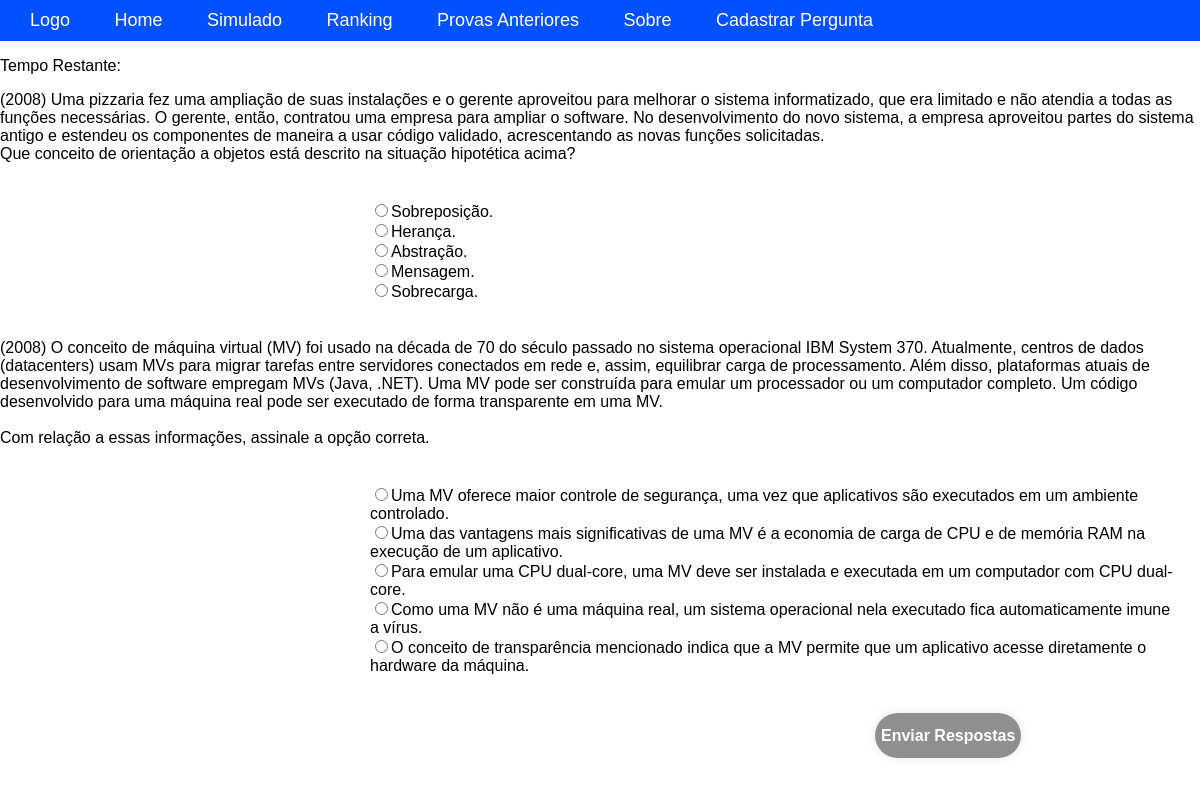
Screenshot of /simulado.php with the database file from the repository.
### tables this page shows
CREATE TABLE `pergunta` (
  `id` int(11) NOT NULL,
  `enunciado` text DEFAULT NULL,
  `materia` varchar(4) DEFAULT NULL,
  `conteudo` int(11) DEFAULT NULL,
  `ano` int(11) DEFAULT NULL,
  `gabarito` int(11) DEFAULT NULL,
  `PONTUACAO` int(11) DEFAULT NULL
);

CREATE TABLE `alternativa` (
  `id` int(11) NOT NULL,
  `alternativa` int(11) NOT NULL,
  `pergunta` int(11) NOT NULL,
  `texto` text DEFAULT NULL
);

### simulado.php (the view, shortened to what this page needs)
<?php
    include_once("conexao.php");
?>
<!DOCTYPE html>
<html lang="pt-br">
<head>
    <link rel="stylesheet" href="css/StyleIndex.css">
</head>
<body>
    <nav class="barra primaria">
        <a href="index.php">Logo</a>
        <a href="index.php">Home</a>
        <a href="confirmaSim.php">Simulado</a>
        <a href="rank.php">Ranking</a>
        <a href="provasAnteriores.php">Provas Anteriores</a>
        <a href="sobre.php">Sobre</a>
        <a href="#">Cadastrar Pergunta</a>
    </nav>
    <p>Tempo Restante: <span id="timer"></span></p>
    <?php
    $query_pergunta = "SELECT ID, enunciado, ano FROM PERGUNTA ORDER BY RAND() LIMIT 2";
    $result_pergunta = $mysqli->query($query_pergunta);
    if ($result_pergunta && $result_pergunta->num_rows != 0) {
        echo "<form method='post' action='verificaRespostas.php'>";
        while ($row_pergunta = $result_pergunta->fetch_assoc()) {
            extract($row_pergunta);
            echo "<div class='pergunta'>";
            echo "(" . $ano . ") " . $enunciado . "<br><br>";
            echo "</div>";
            $query_resposta = "SELECT ID AS ID_ALTERNATIVA, TEXTO, ALTERNATIVA AS VALOR FROM ALTERNATIVA WHERE PERGUNTA = $ID ORDER BY RAND()";
            $result_resposta = $mysqli->query($query_resposta);
            if ($result_resposta && $result_resposta->num_rows != 0) {
                echo "<div class='alternativa'>";
                while ($row_resposta = $result_resposta->fetch_assoc()) {
                    extract($row_resposta);
                    echo "<input type='radio' name='respostas[$ID]' value='$VALOR'>";
                    echo $TEXTO . "<br>";
                }
                echo "</div>";
            } else {
                echo "Resposta não encontrada";
            }
            echo "<br>";
        }
        echo "<input type='submit' value='Enviar Respostas' class='botao'>";
        echo "</form>";
    }
?>
</body>
</html>

### css/StyleIndex.css (style rules this page uses)
* { font-family: "Poppins", sans-serif; }
body { margin: 0; }
.primaria { padding: 10px; background-color: var(--primaria); }
.primaria a { color: var(--contrastePrimaria); text-decoration: none; padding: 20px; font-size: large; margin-top: 3rem; margin-bottom: 3rem; }
.alternativa { margin: 20px; vertical-align: middle; }

### css/Colors.css (style rules this page uses)
:root { --primaria: #0051ff; --secundaria: #00aeff; --terciaria: #66c2ed; --contrastePrimaria: white; }

### simulado.php (style rules this page uses)
.alternativa { margin: 20px; margin-left: 370px; }
.botao { display: flex; justify-content: center; align-items: center; height: 45px; background: hsla(0, 0%, 0%, 0.439); border: none; outline: none; border-radius: 40px; box-shadow: 0 0 10px rgba(0, 0, 0, .1); cursor: pointer; font-size: 16px; color: #ffffff; font-weight: 600; text-decoration: none; margin-left: 875px; }

### rows the page displays
pergunta: ano "2008", enunciado "Uma pizzaria fez uma ampliação de suas instalações e o gerente aproveitou para melhorar o sistema informatizado, que era limitado e não atendia a todas as funções necessárias. O gerente, então, contratou uma empresa para ampliar o software. No desenvolvimento do novo sistema, a empresa aproveitou partes do sistema antigo e estendeu os componentes de maneira a usar código validado, acrescentando as novas funções solicitadas. Que conceito de orientação a objetos está descrito na situação hipotética acima?"
alternativa: texto "Sobreposição."
alternativa: texto "Herança."
alternativa: texto "Abstração."
alternativa: texto "Mensagem."
alternativa: texto "Sobrecarga."
pergunta: ano "2008", enunciado "O conceito de máquina virtual (MV) foi usado na década de 70 do século passado no sistema operacional IBM System 370. Atualmente, centros de dados (datacenters) usam MVs para migrar tarefas entre servidores conectados em rede e, assim, equilibrar carga de processamento. Além disso, plataformas atuais de desenvolvimento de software empregam MVs (Java, .NET). Uma MV pode ser construída para emular um processador ou um computador completo. Um código desenvolvido para uma máquina real pode ser executado de forma transparente em uma MV. Com relação a essas informações, assinale a opção correta."
alternativa: texto "Uma MV oferece maior controle de segurança, uma vez que aplicativos são executados em um ambiente controlado."
alternativa: texto "Uma das vantagens mais significativas de uma MV é a economia de carga de CPU e de memória RAM na execução de um aplicativo."
alternativa: texto "Para emular uma CPU dual-core, uma MV deve ser instalada e executada em um computador com CPU dual-core."
alternativa: texto "Como uma MV não é uma máquina real, um sistema operacional nela executado fica automaticamente imune a vírus."
alternativa: texto "O conceito de transparência mencionado indica que a MV permite que um aplicativo acesse diretamente o hardware da máquina."
